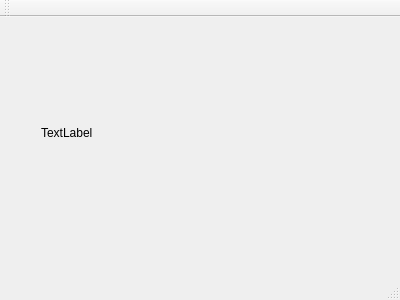
<?xml version="1.0" encoding="UTF-8"?>
<ui version="4.0">
 <class>MainWindow</class>
 <widget class="QMainWindow" name="MainWindow">
  <property name="geometry">
   <rect>
    <x>0</x>
    <y>0</y>
    <width>400</width>
    <height>300</height>
   </rect>
  </property>
  <property name="windowTitle">
   <string>MainWindow</string>
  </property>
  <widget class="QWidget" name="centralWidget">
   <widget class="QWidget" name="verticalLayoutWidget">
    <property name="geometry">
     <rect>
      <x>30</x>
      <y>20</y>
      <width>341</width>
      <height>191</height>
     </rect>
    </property>
    <layout class="QVBoxLayout" name="verticalLayout">
     <item>
      <widget class="QLabel" name="label">
       <property name="text">
        <string>TextLabel</string>
       </property>
       <property name="textFormat">
        <enum>Qt::PlainText</enum>
       </property>
       <property name="wordWrap">
        <bool>true</bool>
       </property>
      </widget>
     </item>
    </layout>
   </widget>
  </widget>
  <widget class="QMenuBar" name="menuBar">
   <property name="geometry">
    <rect>
     <x>0</x>
     <y>0</y>
     <width>400</width>
     <height>25</height>
    </rect>
   </property>
  </widget>
  <widget class="QToolBar" name="mainToolBar">
   <attribute name="toolBarArea">
    <enum>TopToolBarArea</enum>
   </attribute>
   <attribute name="toolBarBreak">
    <bool>false</bool>
   </attribute>
  </widget>
  <widget class="QStatusBar" name="statusBar"/>
 </widget>
 <layoutdefault spacing="6" margin="11"/>
 <resources/>
 <connections/>
</ui>
